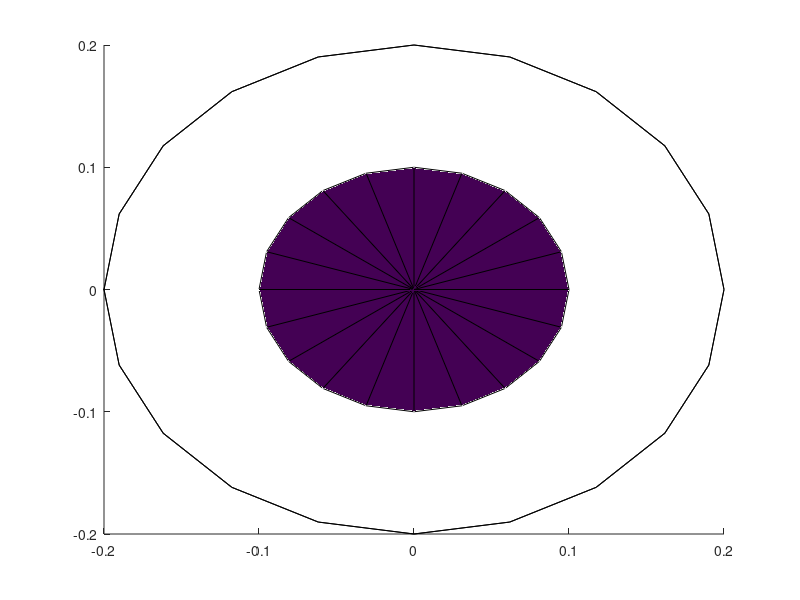

Write the MATLAB code that produced this figure. (Note: this script raises an error after producing the figure.)
[X1,   Y1,  Z1] = cylinder([0.1 0]); % Cylinder
[X2,   Y2,  Z2] = cylinder([0.2 0.2]); % Cylinder

h(1) = surface(X1, Y1, Z1)
h(2) = surface(X2, Y2, Z2)
...
t = hgtransform;
set(h, 'Parent', t);  % Apply transform to all surfaces in vector 'h'...
M = eye(4);
%order matters and coressponds to yaw.
M = M * makehgtform('translate', [transX transY transZ]);
M = M * makehgtform('zrotate', rot);  % Rotation angle in radians
set(t, 'Matrix', M);   % Update transformation matr